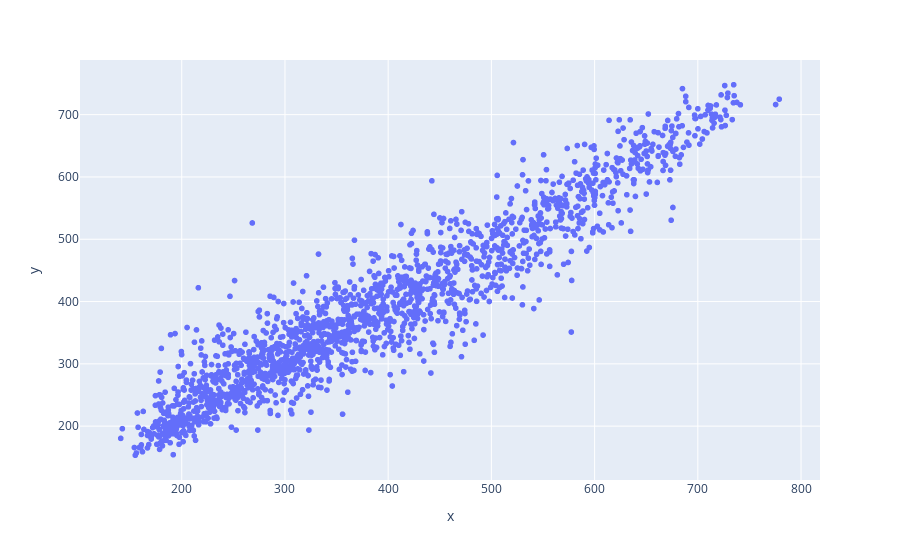

Notebook code cell kept with this figure:
### Code cell
px.scatter(
    x=y_val,
    y=y_pred
)

### Figure 1 — Plotly figure (JSON) as saved in the notebook; plotly's stock layout.template omitted (floating-point values rounded to 4 significant figures; data arrays with more than 128 entries replaced by an {"elided": "..."} marker saying what was removed)
{"data": [{"hovertemplate": "x=%{x}<br>y=%{y}<extra></extra>", "legendgroup": "", "marker": {"color": "#636efa", "symbol": "circle"}, "mode": "markers", "name": "", "showlegend": false, "type": "scattergl", "x": {"elided": "1752 float values"}, "xaxis": "x", "y": {"elided": "1752 float values"}, "yaxis": "y"}], "layout": {"legend": {"tracegroupgap": 0}, "margin": {"t": 60}, "xaxis": {"anchor": "y", "domain": [0, 1], "title": {"text": "x"}}, "yaxis": {"anchor": "x", "domain": [0, 1], "title": {"text": "y"}}}}
